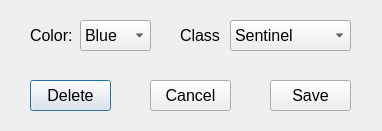
<?xml version="1.0" encoding="UTF-8"?>
<ui version="4.0">
 <class>LabelDialog</class>
 <widget class="QDialog" name="LabelDialog">
  <property name="geometry">
   <rect>
    <x>0</x>
    <y>0</y>
    <width>382</width>
    <height>131</height>
   </rect>
  </property>
  <property name="font">
   <font>
    <pointsize>12</pointsize>
   </font>
  </property>
  <property name="windowTitle">
   <string>Dialog</string>
  </property>
  <widget class="QComboBox" name="class_box">
   <property name="geometry">
    <rect>
     <x>230</x>
     <y>20</y>
     <width>121</width>
     <height>31</height>
    </rect>
   </property>
   <property name="font">
    <font>
     <pointsize>12</pointsize>
    </font>
   </property>
   <item>
    <property name="text">
     <string>Sentinel</string>
    </property>
   </item>
   <item>
    <property name="text">
     <string>Hero</string>
    </property>
   </item>
   <item>
    <property name="text">
     <string>Energy</string>
    </property>
   </item>
   <item>
    <property name="text">
     <string>Infantry3</string>
    </property>
   </item>
   <item>
    <property name="text">
     <string>Infantry4</string>
    </property>
   </item>
   <item>
    <property name="text">
     <string>Infantry5</string>
    </property>
   </item>
   <item>
    <property name="text">
     <string>Outpost</string>
    </property>
   </item>
   <item>
    <property name="text">
     <string>BaseSmall</string>
    </property>
   </item>
   <item>
    <property name="text">
     <string>BaseLarge</string>
    </property>
   </item>
   <item>
    <property name="text">
     <string>InfantryB3</string>
    </property>
   </item>
   <item>
    <property name="text">
     <string>InfantryB4</string>
    </property>
   </item>
   <item>
    <property name="text">
     <string>InfantryB5</string>
    </property>
   </item>
  </widget>
  <widget class="QLabel" name="class_label">
   <property name="geometry">
    <rect>
     <x>180</x>
     <y>20</y>
     <width>41</width>
     <height>31</height>
    </rect>
   </property>
   <property name="font">
    <font>
     <pointsize>12</pointsize>
    </font>
   </property>
   <property name="text">
    <string>Class:</string>
   </property>
  </widget>
  <widget class="QLabel" name="color_label">
   <property name="geometry">
    <rect>
     <x>30</x>
     <y>20</y>
     <width>41</width>
     <height>31</height>
    </rect>
   </property>
   <property name="font">
    <font>
     <pointsize>12</pointsize>
    </font>
   </property>
   <property name="text">
    <string>Color:</string>
   </property>
  </widget>
  <widget class="QComboBox" name="color_box">
   <property name="geometry">
    <rect>
     <x>80</x>
     <y>20</y>
     <width>71</width>
     <height>31</height>
    </rect>
   </property>
   <property name="font">
    <font>
     <pointsize>12</pointsize>
    </font>
   </property>
   <item>
    <property name="text">
     <string>Blue</string>
    </property>
   </item>
   <item>
    <property name="text">
     <string>Red</string>
    </property>
   </item>
   <item>
    <property name="text">
     <string>White</string>
    </property>
   </item>
   <item>
    <property name="text">
     <string>Purple</string>
    </property>
   </item>
  </widget>
  <widget class="QPushButton" name="deleteButton">
   <property name="geometry">
    <rect>
     <x>30</x>
     <y>80</y>
     <width>81</width>
     <height>31</height>
    </rect>
   </property>
   <property name="font">
    <font>
     <pointsize>12</pointsize>
    </font>
   </property>
   <property name="text">
    <string>Delete</string>
   </property>
  </widget>
  <widget class="QPushButton" name="cancelButton">
   <property name="geometry">
    <rect>
     <x>150</x>
     <y>80</y>
     <width>81</width>
     <height>31</height>
    </rect>
   </property>
   <property name="text">
    <string>Cancel</string>
   </property>
  </widget>
  <widget class="QPushButton" name="saveButton">
   <property name="geometry">
    <rect>
     <x>270</x>
     <y>80</y>
     <width>81</width>
     <height>31</height>
    </rect>
   </property>
   <property name="text">
    <string>Save</string>
   </property>
  </widget>
 </widget>
 <resources/>
 <connections/>
</ui>
